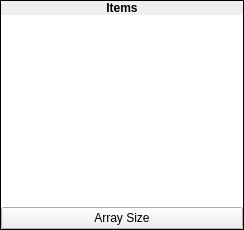
    <widget class="QFrame" name="frame_77">
     <property name="frameShape">
      <enum>QFrame::Box</enum>
     </property>
     <property name="frameShadow">
      <enum>QFrame::Plain</enum>
     </property>
     <layout class="QVBoxLayout" name="verticalLayout_162">
      <property name="spacing">
       <number>0</number>
      </property>
      <property name="margin">
       <number>0</number>
      </property>
      <item>
       <widget class="QLabel" name="label_140">
        <property name="sizePolicy">
         <sizepolicy hsizetype="Preferred" vsizetype="Fixed">
          <horstretch>0</horstretch>
          <verstretch>0</verstretch>
         </sizepolicy>
        </property>
        <property name="font">
         <font>
          <weight>75</weight>
          <bold>true</bold>
         </font>
        </property>
        <property name="text">
         <string>Items</string>
        </property>
        <property name="alignment">
         <set>Qt::AlignCenter</set>
        </property>
       </widget>
      </item>
      <item>
       <widget class="QWidget" name="widget_87" native="true">
        <layout class="QVBoxLayout" name="verticalLayout_163">
         <property name="spacing">
          <number>0</number>
         </property>
         <property name="margin">
          <number>0</number>
         </property>
         <item>
          <widget class="QListWidget" name="lwItemList">
           <property name="sizePolicy">
            <sizepolicy hsizetype="Fixed" vsizetype="Preferred">
             <horstretch>0</horstretch>
             <verstretch>0</verstretch>
            </sizepolicy>
           </property>
           <property name="minimumSize">
            <size>
             <width>242</width>
             <height>0</height>
            </size>
           </property>
           <property name="maximumSize">
            <size>
             <width>242</width>
             <height>16777215</height>
            </size>
           </property>
           <property name="frameShape">
            <enum>QFrame::NoFrame</enum>
           </property>
           <property name="editTriggers">
            <set>QAbstractItemView::NoEditTriggers</set>
           </property>
           <property name="verticalScrollMode">
            <enum>QAbstractItemView::ScrollPerPixel</enum>
           </property>
          </widget>
         </item>
         <item>
          <widget class="QPushButton" name="bArraySize">
           <property name="text">
            <string>Array Size</string>
           </property>
          </widget>
         </item>
        </layout>
       </widget>
      </item>
     </layout>
    </widget>
